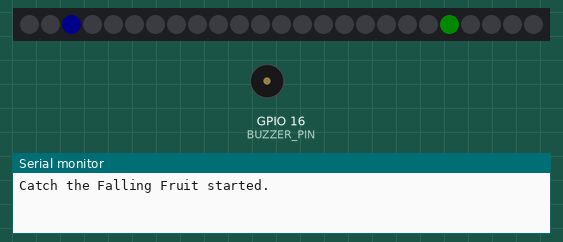
A sketch run on a simulated ESP32. Shown: 25 RGB LEDs in strip order, left to right, buzzer (waves = sounding), the last lines printed to the serial monitor. Dim RGB values are drawn brighter than linear; random numbers use the default seed unless the sketch sets one.

Above: at 0.1 s.
At 4.08 s:
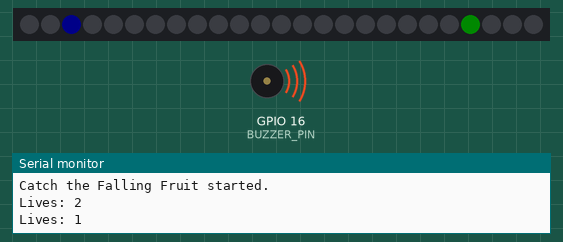
At 15.29 s:
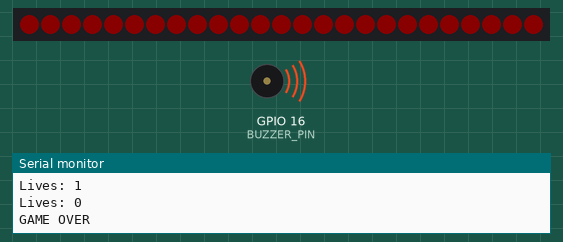
At 37.7 s:
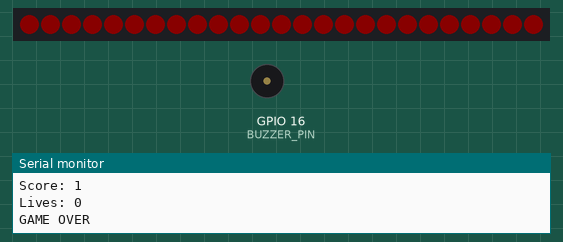
Timing chart, 0 to 39.2 s (numbered marks = the images above):
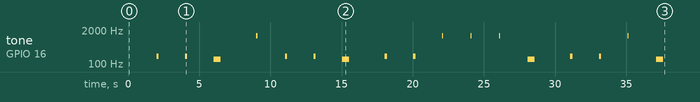

Measured:
- by itself, tone on GPIO 16 (BUZZER_PIN): plays 200 Hz for 0.15 s, 200 Hz for 0.15 s, 150 Hz for 0.50 s, 1200 Hz for 0.08 s, 200 Hz for 0.15 s, 200 Hz for 0.15 s … (17 notes in this stretch)
- what the display in image 2 shows lasts 1.0 s, from 15.0 s to 16.0 s

The sketch:

LED_Matrix_Catch_the_Falling_Fruit_Game.ino
```cpp
/*
 * =============================================================================
 * CATCH THE FALLING FRUIT
 * =============================================================================
 * Green fruit falls from the top of the matrix.
 *
 * Tilt left/right controls the basket along the bottom row.
 *
 * IMU CONFIGURATION:
 *
 *   Physical Y axis controls horizontal movement.
 *
 *   +Y -> LEFT
 *   -Y -> RIGHT
 *
 *   Tilt below approximately 15 degrees is ignored.
 *
 * DISPLAY:
 *   Rotated 180 degrees.
 *
 * Matrix = GPIO 7
 * Buzzer = GPIO 16
 * IMU    = LSM6DSM SPI
 * =============================================================================
 */

#include <Arduino.h>
#include <SPI.h>
#include <Adafruit_NeoPixel.h>

#define MATRIX_PIN 7
#define BUZZER_PIN 16

#define IMU_CS   10
#define IMU_SCK  12
#define IMU_MOSI 11
#define IMU_MISO 13

#define NUM_PIXELS 25

// Approximately 15 degrees with the ±2g accelerometer setting.
#define TILT_THRESHOLD 4240

Adafruit_NeoPixel matrix(
  NUM_PIXELS,
  MATRIX_PIN,
  NEO_GRB + NEO_KHZ800
);

//=============================================================================
// Game Variables
//=============================================================================

int basketX = 2;

int fruitX;
int fruitY;

int score = 0;
int lives = 3;

unsigned long lastFall = 0;

// Controls how quickly the basket repeats movement while held tilted.
unsigned long lastTiltMove = 0;
const unsigned long TILT_MOVE_DELAY = 180;

//=============================================================================
// Matrix
//=============================================================================

/*
 * Rotate the entire display 180 degrees.
 */

int xy(int x, int y)
{
  int displayX = 4 - x;
  int displayY = 4 - y;

  if (displayY % 2 == 0)
    return displayY * 5 + displayX;

  return displayY * 5 + (4 - displayX);
}

void pixel(int x, int y, uint32_t color)
{
  if (x < 0 || x > 4 ||
      y < 0 || y > 4)
    return;

  matrix.setPixelColor(
    xy(x, y),
    color
  );
}

void draw()
{
  matrix.clear();

  //------------------------------------------------------------------------
  // Basket.
  //------------------------------------------------------------------------

  pixel(
    basketX,
    4,
    matrix.Color(0, 0, 255)
  );

  //------------------------------------------------------------------------
  // Falling fruit.
  //------------------------------------------------------------------------

  if (fruitY >= 0 && fruitY <= 4) {

    pixel(
      fruitX,
      fruitY,
      matrix.Color(0, 255, 0)
    );
  }

  matrix.show();
}

//=============================================================================
// IMU
//=============================================================================

void imuWrite(byte r, byte v)
{
  digitalWrite(
    IMU_CS,
    LOW
  );

  SPI.transfer(
    r & 0x7F
  );

  SPI.transfer(v);

  digitalWrite(
    IMU_CS,
    HIGH
  );
}

int16_t imu16(byte r)
{
  digitalWrite(
    IMU_CS,
    LOW
  );

  SPI.transfer(
    r | 0x80
  );

  byte l = SPI.transfer(0);
  byte h = SPI.transfer(0);

  digitalWrite(
    IMU_CS,
    HIGH
  );

  return (int16_t)(
    (h << 8) | l
  );
}

void setupIMU()
{
  pinMode(
    IMU_CS,
    OUTPUT
  );

  digitalWrite(
    IMU_CS,
    HIGH
  );

  SPI.begin(
    IMU_SCK,
    IMU_MISO,
    IMU_MOSI,
    IMU_CS
  );

  // LSM6DSM:
  // 104 Hz
  // ±2g
  // Normal operating mode.
  imuWrite(
    0x10,
    0x40
  );
}

//=============================================================================
// Basket Controls
//=============================================================================

void readTilt()
{
  int16_t ay = imu16(0x2A);

  // Ignore small tilts.
  if (abs(ay) < TILT_THRESHOLD)
    return;

  // Only move the basket at controlled intervals.
  if (millis() - lastTiltMove < TILT_MOVE_DELAY)
    return;

  lastTiltMove = millis();

  //===========================================================================
  // Y AXIS IS INVERTED
  //
  // +Y -> LEFT
  // -Y -> RIGHT
  //===========================================================================

  if (ay > TILT_THRESHOLD) {

    if (basketX > 0)
      basketX--;
  }

  else if (ay < -TILT_THRESHOLD) {

    if (basketX < 4)
      basketX++;
  }
}

//=============================================================================
// Fruit
//=============================================================================

void newFruit()
{
  fruitX = random(0, 5);
  fruitY = 0;
}

//=============================================================================
// Game Over
//=============================================================================

void gameOver()
{
  Serial.println("GAME OVER");

  for (int i = 0; i < NUM_PIXELS; i++) {

    matrix.setPixelColor(
      i,
      matrix.Color(255, 0, 0)
    );
  }

  matrix.show();

  tone(
    BUZZER_PIN,
    150,
    500
  );

  delay(1000);

  score = 0;
  lives = 3;

  basketX = 2;

  newFruit();

  lastFall = millis();
}

//=============================================================================
// Setup
//=============================================================================

void setup()
{
  Serial.begin(115200);

  pinMode(
    BUZZER_PIN,
    OUTPUT
  );

  matrix.begin();

  matrix.setBrightness(10);

  matrix.clear();
  matrix.show();

  setupIMU();

  randomSeed(
    (uint32_t)esp_random()
  );

  newFruit();

  lastFall = millis();

  Serial.println(
    "Catch the Falling Fruit started."
  );
}

//=============================================================================
// Main Loop
//=============================================================================

void loop()
{
  //------------------------------------------------------------------------
  // Read tilt.
  //------------------------------------------------------------------------

  readTilt();

  //------------------------------------------------------------------------
  // Move fruit.
  //------------------------------------------------------------------------

  if (millis() - lastFall >= 500) {

    lastFall = millis();

    fruitY++;

    // Fruit has reached the basket row.
    if (fruitY >= 4) {

      if (fruitX == basketX) {

        // Successfully caught.
        score++;

        tone(
          BUZZER_PIN,
          1200,
          80
        );

        Serial.print("Score: ");
        Serial.println(score);
      }

      else {

        // Missed.
        lives--;

        tone(
          BUZZER_PIN,
          200,
          150
        );

        Serial.print("Lives: ");
        Serial.println(lives);
      }

      // Start a new fruit.
      newFruit();

      // Check for game over.
      if (lives <= 0) {
        gameOver();
      }
    }
  }

  //------------------------------------------------------------------------
  // Draw.
  //------------------------------------------------------------------------

  draw();

  delay(20);
}
```
